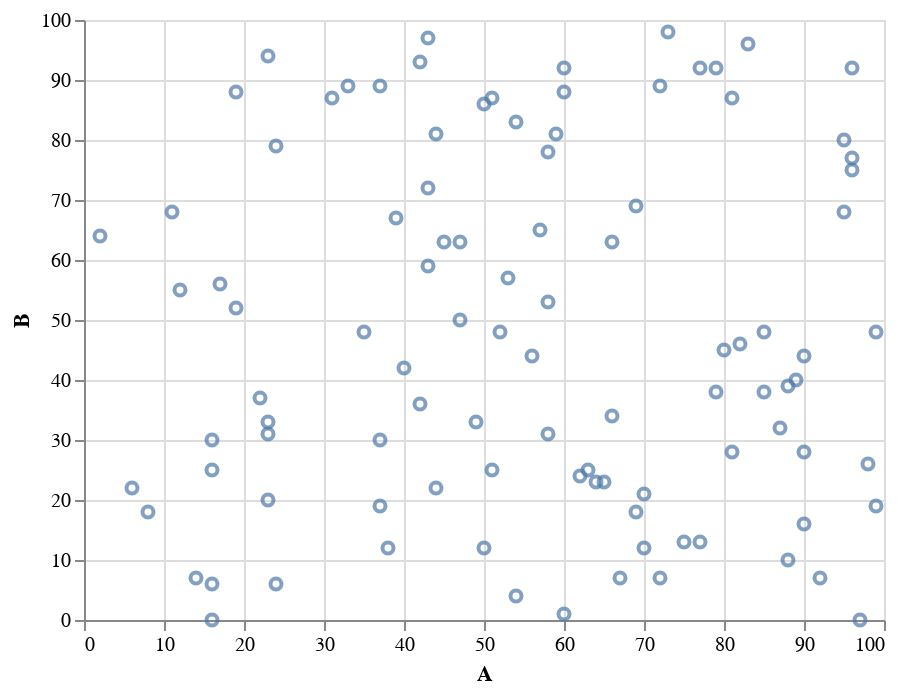

Here is the notebook cell this chart was saved with:
### Code cell
import altair as alt
import pandas as pd
import numpy as np

alt.renderers.enable('notebook')

# This is a comment
(
  alt.Chart( pd.DataFrame(np.random.randint(0,100,size=(100, 4)), columns=list('ABCD')) )
  .mark_point()
  .encode(
    x='A',
    y='B'
  )
)

### Figure 1 — Vega-Lite specification as saved in the notebook (floating-point values rounded to 4 significant figures)
{"config": {"view": {"continuousWidth": 400, "continuousHeight": 300}}, "data": {"name": "data-0204ea758a922616fc97cb201f30e944"}, "mark": "point", "encoding": {"x": {"field": "A", "type": "quantitative"}, "y": {"field": "B", "type": "quantitative"}}, "$schema": "https://vega.github.io/schema/vega-lite/v4.17.0.json", "datasets": {"data-0204ea758a922616fc97cb201f30e944": [{"A": 44, "B": 81, "C": 35, "D": 19}, {"A": 64, "B": 23, "C": 8, "D": 88}, {"A": 60, "B": 92, "C": 19, "D": 44}, {"A": 75, "B": 13, "C": 10, "D": 41}, {"A": 67, "B": 7, "C": 48, "D": 90}, {"A": 6, "B": 22, "C": 44, "D": 87}, {"A": 39, "B": 67, "C": 7, "D": 31}, {"A": 22, "B": 37, "C": 90, "D": 52}, {"A": 79, "B": 38, "C": 6, "D": 59}, {"A": 42, "B": 93, "C": 29, "D": 92}, {"A": 58, "B": 53, "C": 57, "D": 57}, {"A": 53, "B": 57, "C": 15, "D": 8}, {"A": 63, "B": 25, "C": 56, "D": 26}, {"A": 85, "B": 48, "C": 6, "D": 55}, {"A": 17, "B": 56, "C": 67, "D": 36}, {"A": 49, "B": 33, "C": 74, "D": 43}, {"A": 50, "B": 86, "C": 58, "D": 64}, {"A": 57, "B": 65, "C": 96, "D": 74}, {"A": 35, "B": 48, "C": 43, "D": 78}, {"A": 8, "B": 18, "C": 15, "D": 6}, {"A": 12, "B": 55, "C": 21, "D": 98}, {"A": 19, "B": 52, "C": 73, "D": 52}, {"A": 88, "B": 10, "C": 45, "D": 35}, {"A": 69, "B": 18, "C": 27, "D": 15}, {"A": 85, "B": 38, "C": 37, "D": 23}, {"A": 16, "B": 0, "C": 56, "D": 75}, {"A": 19, "B": 88, "C": 60, "D": 75}, {"A": 43, "B": 59, "C": 25, "D": 80}, {"A": 95, "B": 68, "C": 14, "D": 27}, {"A": 50, "B": 12, "C": 82, "D": 1}, {"A": 16, "B": 6, "C": 98, "D": 66}, {"A": 89, "B": 40, "C": 71, "D": 45}, {"A": 23, "B": 20, "C": 16, "D": 66}, {"A": 88, "B": 39, "C": 79, "D": 87}, {"A": 99, "B": 48, "C": 37, "D": 5}, {"A": 24, "B": 6, "C": 62, "D": 89}, {"A": 43, "B": 97, "C": 72, "D": 79}, {"A": 33, "B": 89, "C": 81, "D": 35}, {"A": 51, "B": 25, "C": 49, "D": 2}, {"A": 44, "B": 22, "C": 17, "D": 29}, {"A": 42, "B": 36, "C": 28, "D": 16}, {"A": 58, "B": 78, "C": 25, "D": 94}, {"A": 81, "B": 28, "C": 21, "D": 14}, {"A": 43, "B": 72, "C": 53, "D": 53}, {"A": 69, "B": 69, "C": 43, "D": 36}, {"A": 59, "B": 81, "C": 20, "D": 29}, {"A": 56, "B": 44, "C": 55, "D": 74}, {"A": 72, "B": 89, "C": 59, "D": 39}, {"A": 92, "B": 7, "C": 55, "D": 11}, {"A": 37, "B": 19, "C": 95, "D": 91}, {"A": 38, "B": 12, "C": 33, "D": 83}, {"A": 37, "B": 89, "C": 96, "D": 62}, {"A": 95, "B": 80, "C": 13, "D": 80}, {"A": 66, "B": 34, "C": 94, "D": 18}, {"A": 65, "B": 23, "C": 25, "D": 49}, {"A": 90, "B": 28, "C": 77, "D": 55}, {"A": 99, "B": 19, "C": 67, "D": 25}, {"A": 60, "B": 88, "C": 28, "D": 86}, {"A": 97, "B": 0, "C": 76, "D": 35}, {"A": 90, "B": 44, "C": 78, "D": 11}, {"A": 47, "B": 50, "C": 57, "D": 33}, {"A": 98, "B": 26, "C": 39, "D": 86}, {"A": 16, "B": 30, "C": 3, "D": 85}, {"A": 47, "B": 63, "C": 82, "D": 42}, {"A": 96, "B": 77, "C": 82, "D": 8}, {"A": 70, "B": 21, "C": 33, "D": 54}, {"A": 23, "B": 31, "C": 70, "D": 84}, {"A": 24, "B": 79, "C": 44, "D": 79}, {"A": 72, "B": 7, "C": 0, "D": 18}, {"A": 83, "B": 96, "C": 57, "D": 30}, {"A": 45, "B": 63, "C": 24, "D": 64}, {"A": 58, "B": 31, "C": 3, "D": 41}, {"A": 90, "B": 16, "C": 25, "D": 98}, {"A": 96, "B": 75, "C": 95, "D": 27}, {"A": 11, "B": 68, "C": 16, "D": 27}, {"A": 82, "B": 46, "C": 1, "D": 96}, {"A": 14, "B": 7, "C": 43, "D": 62}, {"A": 60, "B": 1, "C": 11, "D": 85}, {"A": 40, "B": 42, "C": 53, "D": 12}, {"A": 37, "B": 30, "C": 82, "D": 43}, {"A": 62, "B": 24, "C": 14, "D": 59}, {"A": 23, "B": 94, "C": 80, "D": 25}, {"A": 52, "B": 48, "C": 86, "D": 68}, {"A": 54, "B": 4, "C": 57, "D": 13}, {"A": 80, "B": 45, "C": 17, "D": 71}, {"A": 77, "B": 92, "C": 53, "D": 14}, {"A": 16, "B": 25, "C": 51, "D": 47}, {"A": 66, "B": 63, "C": 71, "D": 4}, {"A": 51, "B": 87, "C": 1, "D": 6}, {"A": 73, "B": 98, "C": 2, "D": 42}, {"A": 70, "B": 12, "C": 83, "D": 11}, {"A": 79, "B": 92, "C": 5, "D": 56}, {"A": 87, "B": 32, "C": 0, "D": 67}, {"A": 23, "B": 33, "C": 68, "D": 89}, {"A": 77, "B": 13, "C": 32, "D": 1}, {"A": 54, "B": 83, "C": 6, "D": 60}, {"A": 2, "B": 64, "C": 53, "D": 79}, {"A": 81, "B": 87, "C": 42, "D": 55}, {"A": 96, "B": 92, "C": 18, "D": 21}, {"A": 31, "B": 87, "C": 39, "D": 11}]}}
